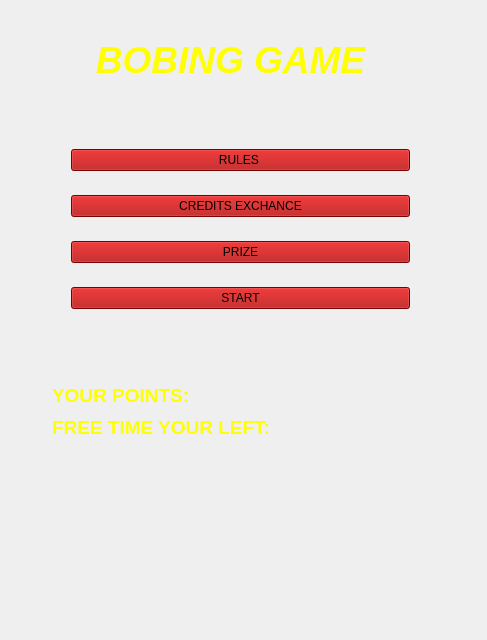
<?xml version="1.0" encoding="UTF-8"?>
<ui version="4.0">
 <class>Widget</class>
 <widget class="QWidget" name="Widget">
  <property name="geometry">
   <rect>
    <x>0</x>
    <y>0</y>
    <width>487</width>
    <height>640</height>
   </rect>
  </property>
  <property name="windowTitle">
   <string>Widget</string>
  </property>
  <widget class="QWidget" name="widget" native="true">
   <property name="geometry">
    <rect>
     <x>60</x>
     <y>120</y>
     <width>361</width>
     <height>221</height>
    </rect>
   </property>
   <layout class="QVBoxLayout" name="verticalLayout">
    <item>
     <widget class="QPushButton" name="pushButton">
      <property name="mouseTracking">
       <bool>false</bool>
      </property>
      <property name="styleSheet">
       <string notr="true">background-color: rgb(170, 0, 0);
font: 25 18pt &quot;Bookman Old Style&quot;;</string>
      </property>
      <property name="text">
       <string>RULES </string>
      </property>
     </widget>
    </item>
    <item>
     <widget class="QPushButton" name="pushButton_2">
      <property name="styleSheet">
       <string notr="true">background-color: rgb(170, 0, 0);
font: 25 18pt &quot;Bookman Old Style&quot;;</string>
      </property>
      <property name="text">
       <string>CREDITS EXCHANCE</string>
      </property>
     </widget>
    </item>
    <item>
     <widget class="QPushButton" name="pushButton_4">
      <property name="styleSheet">
       <string notr="true">background-color: rgb(170, 0, 0);
font: 25 18pt &quot;Bookman Old Style&quot;;</string>
      </property>
      <property name="text">
       <string>PRIZE</string>
      </property>
     </widget>
    </item>
    <item>
     <widget class="QPushButton" name="pushButton_3">
      <property name="styleSheet">
       <string notr="true">background-color: rgb(170, 0, 0);
font: 25 18pt &quot;Bookman Old Style&quot;;</string>
      </property>
      <property name="text">
       <string>START</string>
      </property>
     </widget>
    </item>
   </layout>
  </widget>
  <widget class="QWidget" name="widget_4" native="true">
   <property name="geometry">
    <rect>
     <x>30</x>
     <y>360</y>
     <width>405</width>
     <height>103</height>
    </rect>
   </property>
   <layout class="QHBoxLayout" name="horizontalLayout">
    <item>
     <widget class="QWidget" name="widget_2" native="true">
      <layout class="QVBoxLayout" name="verticalLayout_2">
       <item>
        <widget class="QLabel" name="label">
         <property name="text">
          <string>&lt;html&gt;&lt;head/&gt;&lt;body&gt;&lt;p&gt;&lt;span style=&quot; font-size:14pt; font-weight:600; color:#ffff00;&quot;&gt;YOUR POINTS:&lt;/span&gt;&lt;/p&gt;&lt;/body&gt;&lt;/html&gt;</string>
         </property>
        </widget>
       </item>
       <item>
        <widget class="QLabel" name="label_2">
         <property name="text">
          <string>&lt;html&gt;&lt;head/&gt;&lt;body&gt;&lt;p&gt;&lt;span style=&quot; font-size:14pt; font-weight:600; color:#ffff00;&quot;&gt;FREE TIME YOUR LEFT:&lt;/span&gt;&lt;/p&gt;&lt;/body&gt;&lt;/html&gt;</string>
         </property>
        </widget>
       </item>
      </layout>
     </widget>
    </item>
    <item>
     <widget class="QWidget" name="widget_3" native="true">
      <layout class="QVBoxLayout" name="verticalLayout_3">
       <item>
        <widget class="QLabel" name="label_3">
         <property name="text">
          <string/>
         </property>
        </widget>
       </item>
       <item>
        <widget class="QLabel" name="label_4">
         <property name="text">
          <string/>
         </property>
        </widget>
       </item>
      </layout>
     </widget>
    </item>
   </layout>
  </widget>
  <widget class="QLabel" name="label_5">
   <property name="geometry">
    <rect>
     <x>60</x>
     <y>30</y>
     <width>341</width>
     <height>61</height>
    </rect>
   </property>
   <property name="text">
    <string>&lt;html&gt;&lt;head/&gt;&lt;body&gt;&lt;p align=&quot;center&quot;&gt;&lt;span style=&quot; font-size:28pt; font-weight:600; font-style:italic; color:#ffff00;&quot;&gt;BOBING GAME&lt;/span&gt;&lt;/p&gt;&lt;/body&gt;&lt;/html&gt;</string>
   </property>
  </widget>
 </widget>
 <layoutdefault spacing="6" margin="11"/>
 <resources/>
 <connections>
  <connection>
   <sender>pushButton_3</sender>
   <signal>clicked()</signal>
   <receiver>Widget</receiver>
   <slot>open_mode()</slot>
   <hints>
    <hint type="sourcelabel">
     <x>286</x>
     <y>329</y>
    </hint>
    <hint type="destinationlabel">
     <x>338</x>
     <y>416</y>
    </hint>
   </hints>
  </connection>
  <connection>
   <sender>pushButton</sender>
   <signal>clicked()</signal>
   <receiver>Widget</receiver>
   <slot>open_rule()</slot>
   <hints>
    <hint type="sourcelabel">
     <x>239</x>
     <y>157</y>
    </hint>
    <hint type="destinationlabel">
     <x>523</x>
     <y>209</y>
    </hint>
   </hints>
  </connection>
  <connection>
   <sender>pushButton_4</sender>
   <signal>clicked()</signal>
   <receiver>Widget</receiver>
   <slot>open_prize()</slot>
   <hints>
    <hint type="sourcelabel">
     <x>177</x>
     <y>235</y>
    </hint>
    <hint type="destinationlabel">
     <x>-15</x>
     <y>239</y>
    </hint>
   </hints>
  </connection>
  <connection>
   <sender>pushButton_2</sender>
   <signal>clicked()</signal>
   <receiver>Widget</receiver>
   <slot>open_store()</slot>
   <hints>
    <hint type="sourcelabel">
     <x>187</x>
     <y>201</y>
    </hint>
    <hint type="destinationlabel">
     <x>-31</x>
     <y>137</y>
    </hint>
   </hints>
  </connection>
 </connections>
 <slots>
  <slot>open_mode()</slot>
  <slot>slot2()</slot>
  <slot>open_rule()</slot>
  <slot>prize_open()</slot>
  <slot>open_prize()</slot>
  <slot>open_store()</slot>
 </slots>
</ui>
